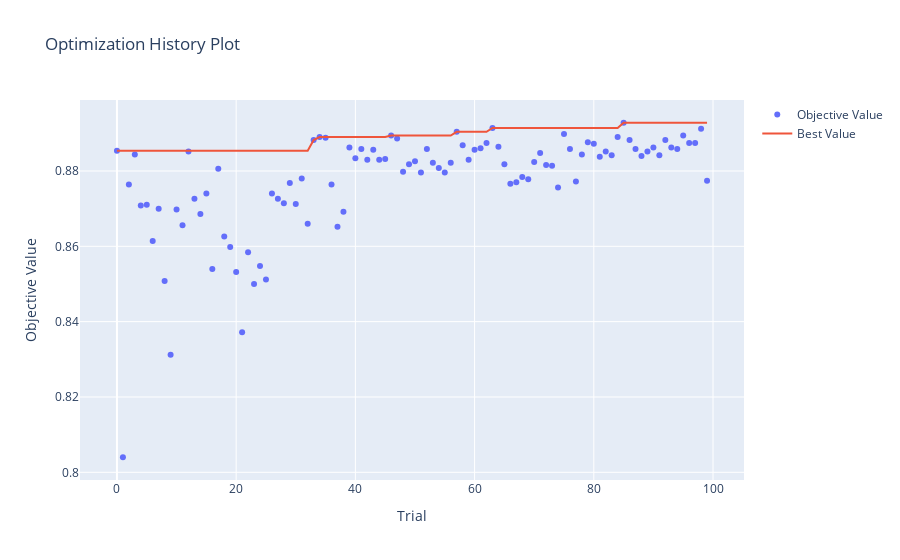

Notebook code cell kept with this figure:
### Code cell
study = optuna.load_study(study_name='CNN', storage='sqlite:///CNN.db')
optuna.visualization.plot_optimization_history(study)
